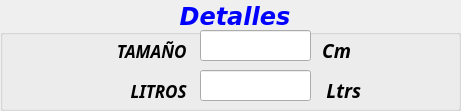
   <widget class="QGroupBox" name="groupBox_4">
    <property name="geometry">
     <rect>
      <x>80</x>
      <y>500</y>
      <width>461</width>
      <height>111</height>
     </rect>
    </property>
    <property name="font">
     <font>
      <family>DejaVu Sans</family>
      <pointsize>18</pointsize>
      <weight>75</weight>
      <italic>true</italic>
      <bold>true</bold>
     </font>
    </property>
    <property name="styleSheet">
     <string notr="true">color: rgb(0, 0, 255);</string>
    </property>
    <property name="title">
     <string>Detalles</string>
    </property>
    <property name="alignment">
     <set>Qt::AlignCenter</set>
    </property>
    <widget class="QLineEdit" name="line_Tamanio">
     <property name="geometry">
      <rect>
       <x>200</x>
       <y>30</y>
       <width>111</width>
       <height>31</height>
      </rect>
     </property>
     <property name="font">
      <font>
       <family>Calibri</family>
       <pointsize>14</pointsize>
      </font>
     </property>
     <property name="layoutDirection">
      <enum>Qt::LeftToRight</enum>
     </property>
     <property name="styleSheet">
      <string notr="true">color: rgb(0, 0, 0);</string>
     </property>
     <property name="text">
      <string/>
     </property>
     <property name="alignment">
      <set>Qt::AlignCenter</set>
     </property>
    </widget>
    <widget class="QLabel" name="label_11">
     <property name="geometry">
      <rect>
       <x>320</x>
       <y>40</y>
       <width>31</width>
       <height>21</height>
      </rect>
     </property>
     <property name="font">
      <font>
       <family>Javanese Text</family>
       <pointsize>14</pointsize>
       <weight>75</weight>
       <italic>true</italic>
       <bold>true</bold>
      </font>
     </property>
     <property name="styleSheet">
      <string notr="true">color: rgb(0, 0, 0);</string>
     </property>
     <property name="text">
      <string>Cm</string>
     </property>
     <property name="alignment">
      <set>Qt::AlignRight|Qt::AlignTrailing|Qt::AlignVCenter</set>
     </property>
    </widget>
    <widget class="QLabel" name="label_10">
     <property name="geometry">
      <rect>
       <x>320</x>
       <y>80</y>
       <width>41</width>
       <height>21</height>
      </rect>
     </property>
     <property name="font">
      <font>
       <family>Javanese Text</family>
       <pointsize>14</pointsize>
       <weight>75</weight>
       <italic>true</italic>
       <bold>true</bold>
      </font>
     </property>
     <property name="styleSheet">
      <string notr="true">color: rgb(0, 0, 0);</string>
     </property>
     <property name="text">
      <string>Ltrs</string>
     </property>
     <property name="alignment">
      <set>Qt::AlignRight|Qt::AlignTrailing|Qt::AlignVCenter</set>
     </property>
    </widget>
    <widget class="QLabel" name="label_6">
     <property name="geometry">
      <rect>
       <x>10</x>
       <y>80</y>
       <width>181</width>
       <height>21</height>
      </rect>
     </property>
     <property name="font">
      <font>
       <family>Javanese Text</family>
       <pointsize>13</pointsize>
       <weight>75</weight>
       <italic>true</italic>
       <bold>true</bold>
      </font>
     </property>
     <property name="styleSheet">
      <string notr="true">color: rgb(0, 0, 0);</string>
     </property>
     <property name="text">
      <string>LITROS </string>
     </property>
     <property name="alignment">
      <set>Qt::AlignRight|Qt::AlignTrailing|Qt::AlignVCenter</set>
     </property>
    </widget>
    <widget class="QLineEdit" name="line_Litros">
     <property name="geometry">
      <rect>
       <x>200</x>
       <y>70</y>
       <width>111</width>
       <height>31</height>
      </rect>
     </property>
     <property name="font">
      <font>
       <family>Calibri</family>
       <pointsize>14</pointsize>
      </font>
     </property>
     <property name="styleSheet">
      <string notr="true">color: rgb(0, 0, 0);</string>
     </property>
     <property name="text">
      <string/>
     </property>
     <property name="alignment">
      <set>Qt::AlignCenter</set>
     </property>
    </widget>
    <widget class="QLabel" name="label_5">
     <property name="geometry">
      <rect>
       <x>10</x>
       <y>40</y>
       <width>181</width>
       <height>21</height>
      </rect>
     </property>
     <property name="font">
      <font>
       <family>Javanese Text</family>
       <pointsize>13</pointsize>
       <weight>75</weight>
       <italic>true</italic>
       <bold>true</bold>
      </font>
     </property>
     <property name="styleSheet">
      <string notr="true">color: rgb(0, 0, 0);</string>
     </property>
     <property name="text">
      <string>TAMAÑO </string>
     </property>
     <property name="alignment">
      <set>Qt::AlignRight|Qt::AlignTrailing|Qt::AlignVCenter</set>
     </property>
    </widget>
   </widget>
